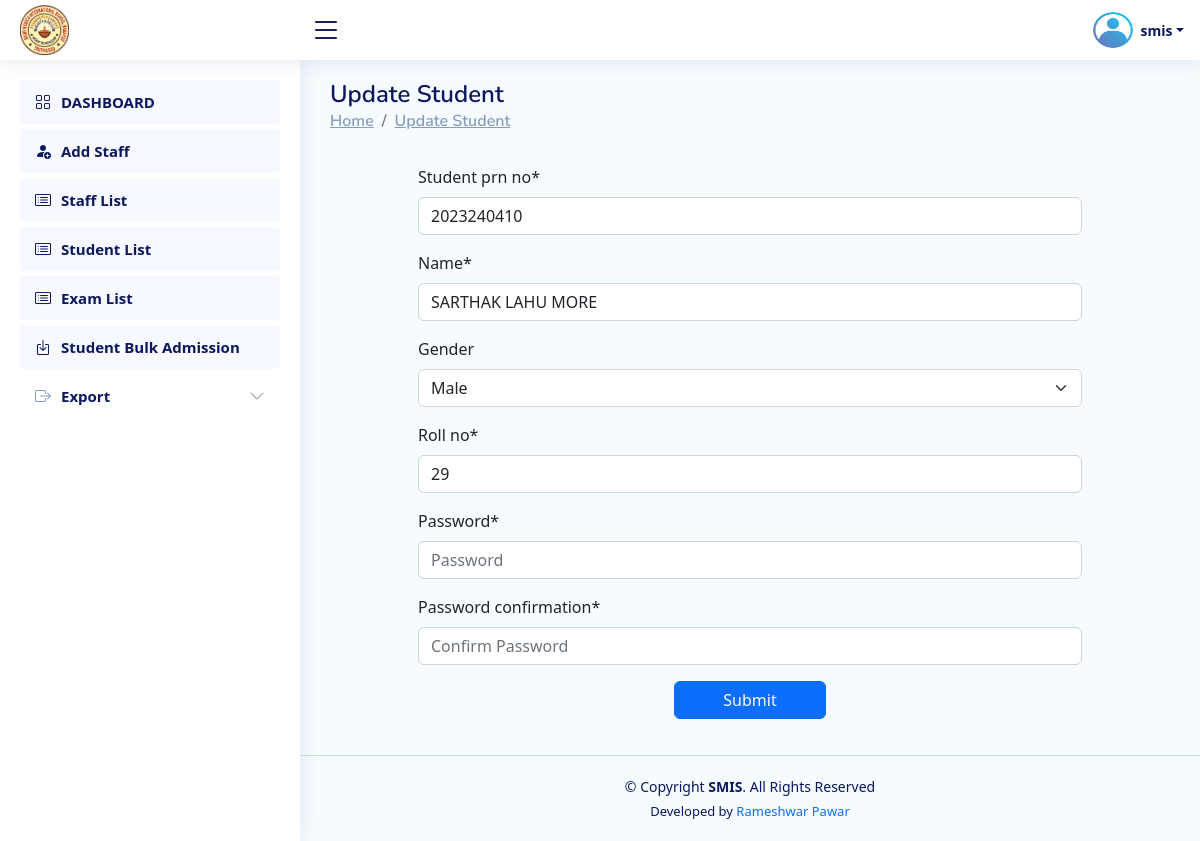
Page /Institute/institute_update_student/29 (signed in) on the earlier database version.
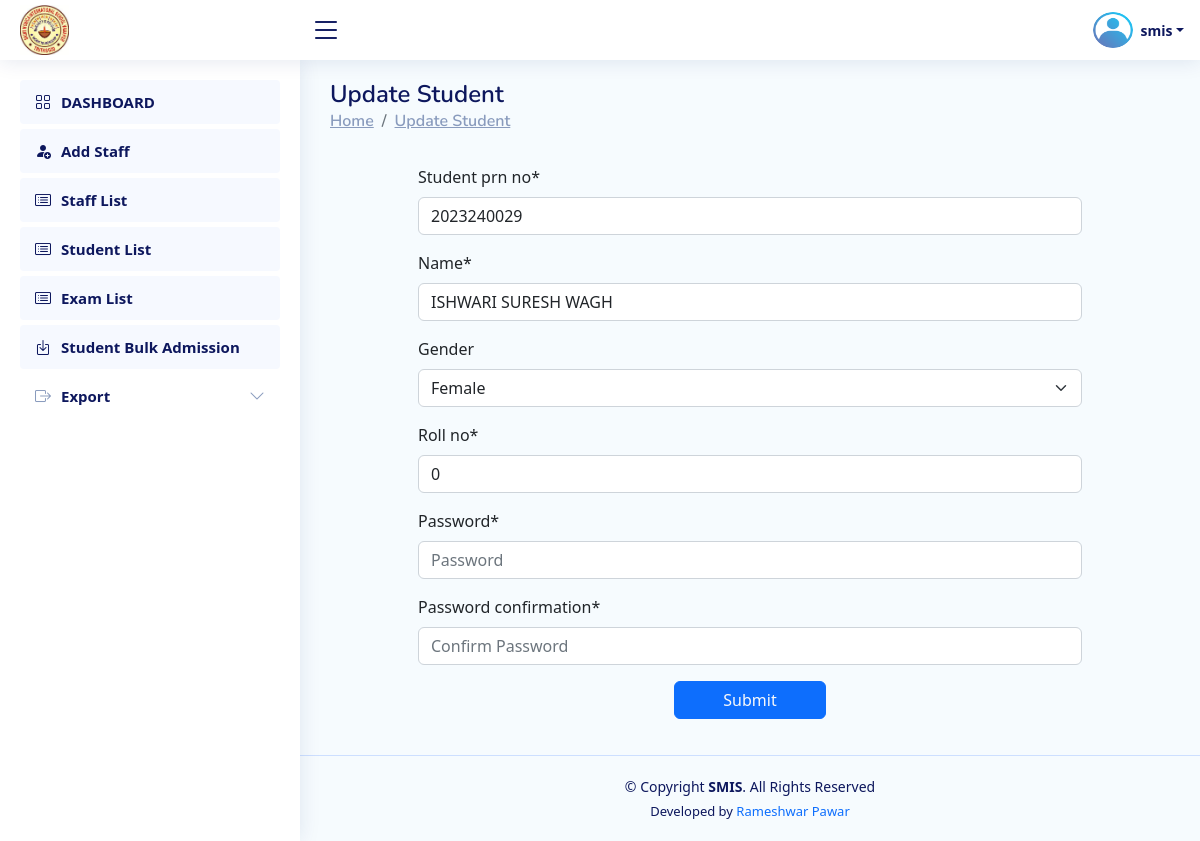
Same page on the later database version.
### Institute/models.py (models this page shows, shortened)
class CustomUser(AbstractUser):
    student_prn_no = models.BigIntegerField(null=True,unique=True)
    name = models.CharField(max_length=200,null=True)
    roll_no = models.CharField(max_length=20,null=True)
    class_name = models.CharField(max_length=50,null=True,choices=CLASS)
    division = models.CharField(max_length=10,null=True,choices=DIVISION)
    is_institute=models.BooleanField(default=False)
    is_staff=models.BooleanField(default=False)
    is_student=models.BooleanField(default=False)
    staff_id = models.CharField(max_length=10,null=True)
    designation=models.CharField(max_length=50,null=True,blank=True)
    email=models.EmailField(max_length=254,null=True,blank=True)
    gender=models.CharField(max_length=50,null=True,blank=True,choices=GENDER)

### Institute/views.py (the view)
# urls.py: path("institute_update_student/<int:id>",views.institute_update_student,name="institute_update_student"),
@institute_required
def institute_update_student(request,id):
    if request.method=="POST":
        pi=CustomUser.objects.get(pk=id)
        fm=Student_Update_Form(request.POST,request.FILES, instance=pi)
        if fm.is_valid():
            fm.save()
            messages.success(request,'Student Updated Successfully')
            return redirect('/Institute/student_list/')
    else:
        pi=CustomUser.objects.get(pk=id)
        fm=Student_Update_Form(instance=pi)
    return render(request,'institute__update_student.html',{'form':fm})

### Staff/forms.py
class Student_Update_Form(UserCreationForm):
    def __init__(self, *args, **kwargs):
        super().__init__(*args, **kwargs)
        self.fields['password1'].widget = forms.PasswordInput(attrs={'autocomplete': 'new-password', 'placeholder': 'Password'})
        self.fields['password2'].widget = forms.PasswordInput(attrs={'autocomplete': 'new-password', 'placeholder': 'Confirm Password'})
        self.fields['password1'].help_text = None
        self.fields['password2'].help_text = None
    class Meta:
        model = CustomUser
        fields = ('student_prn_no','name','gender', 'roll_no','password1','password2')
        widgets={
            'name': forms.TextInput(attrs={'autofocus': True, }),
        }

### Institute/views.py (called while the page is built)
def is_institute(user):
    return user.is_authenticated and hasattr(user, 'is_institute') and user.is_institute

### Staff/views.py (called while the page is built)
def my_exam_list_object_for_base(request):
    if request.user.is_authenticated:
        exam = Exam.objects.filter(staff_id=request.user.staff_id).order_by('-id')
    else:
        exam={}
    return {'exam_list_data': exam}

### Institute/templates/institute__update_student.html (shortened to what this page needs)
{% extends 'institute_base.html' %}
{% load crispy_forms_tags %}
{% block content %}
<main id="main" class="main">
    <div class="pagetitle">
        <h1>Update Student</h1>
        <nav>
            <ol class="breadcrumb">
                <li class="breadcrumb-item"><a href="#">Home</a></li>
                <li class="breadcrumb-item"><a href="#">Update Student</a></li>
    </ol>
    </nav>
    </div>
    <section class="section dashboard">
        <div class="row">
            <div class="col-lg-12">
                <div class="row">
                  <div class="col-sm-1"></div>
                  <div class="col-sm-10 px-3 py-3 rounded">
                    <div class="container" style="max-width:100%;">
                         <form id="my-form" method="POST" enctype="multipart/form-data">
                            {{form|crispy}}
                           <center> <input type="submit" value="Submit" class="btn btn-primary text-light px-5 px-3"></center>
                         </form>
                    </div>
                  </div>
                  <div class="col-sm-1"></div>
                </div>
            </div>
        </div>
    </section>
</main>
{% endblock content %}

Differences in the rows shown:
changed CustomUser: student_prn_no "2023240410" → "2023240029"; name "SARTHAK LAHU MORE" → "ISHWARI SURESH WAGH"; gender "Male" → "Female"; roll_no "29" → "0"
